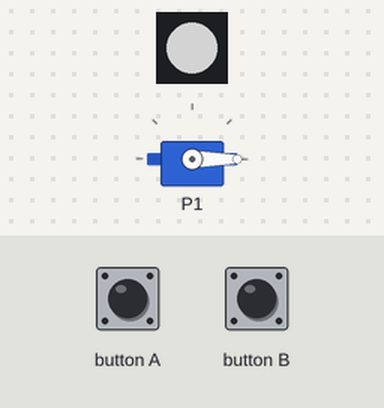
Bench run of a program on a simulated BBC micro:bit (MakeCode). On the bench: servo, 1 RGB LEDs in strip order, left to right. The inputs (shaded band) are chosen by the test bench. Dim RGB values are drawn brighter than linear.

Above: at 1.2 s.
1.3 s: button A pressed for 0.15 s
At 1.61 s:
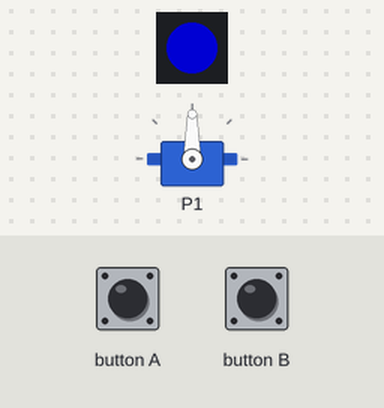
At 2.16 s:
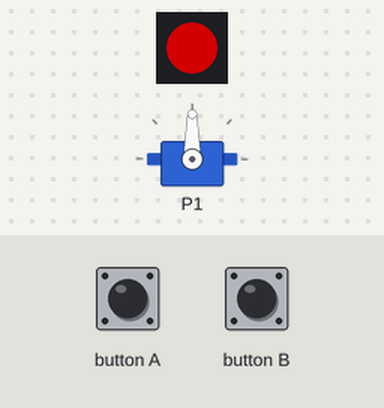
4.3 s: button B pressed for 0.15 s
At 4.8 s:
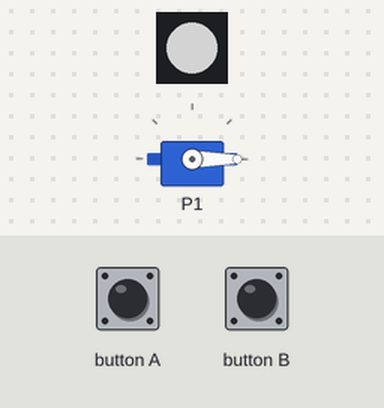
Timing chart, 0 to 7.3 s (numbered marks = the images above; inputs shaded):
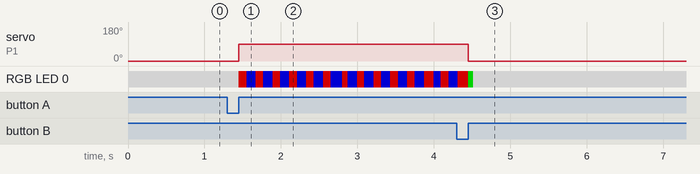

The program:

main.ts
```typescript
input.onButtonPressed(Button.A, function () {
    Train_Passing = 1
    pins.servoWritePin(AnalogPin.P1, 90)
    strip.showColor(neopixel.colors(NeoPixelColors.Red))
})
input.onButtonPressed(Button.B, function () {
    Train_Passing = 0
    pins.servoWritePin(AnalogPin.P1, 0)
    strip.showColor(neopixel.colors(NeoPixelColors.Green))
})
let Train_Passing = 0
let strip: neopixel.Strip = null
strip = neopixel.create(DigitalPin.P2, 1, NeoPixelMode.RGB)
pins.servoWritePin(AnalogPin.P1, 0)
strip.showColor(neopixel.colors(NeoPixelColors.Green))
basic.forever(function () {
    if (Train_Passing == 1) {
        strip.showColor(neopixel.colors(NeoPixelColors.Red))
        basic.pause(100)
        strip.showColor(neopixel.colors(NeoPixelColors.Blue))
        basic.pause(100)
    }
    if (Train_Passing == 0) {
        strip.showColor(neopixel.colors(NeoPixelColors.White))
    }
})
```

test.ts
```typescript
// 在這裡測試；當此封包作為擴充功能時，將不會編譯此內容。
```

Measured:
- after the input at 1.3 s, servo on P1: 0° → 90° after 0.15 s; RGB LED 0: alternates RGB(127, 0, 0) for 0.10 s and RGB(0, 0, 127) for 0.12 s, starting after 0.15 s
- after the input at 4.3 s, servo on P1: 90° → 0° after 0.15 s
